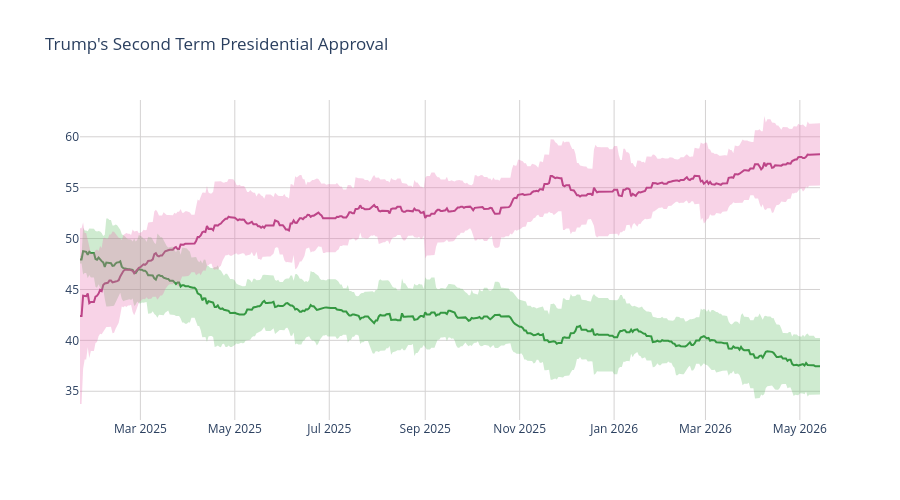

The notebook cell saved with this chart:
### Code cell
disappr_ci_hex = "#e86eaf"
appr_ci_hex = "#60be65"
disappr_ci_rgba = "rgba(232, 110, 175, 0.3)"
appr_ci_rgba = "rgba(96, 190, 101, 0.3)"
grid_col = "#d4d2d2"


# Approve
fig = go.Figure(go.Scatter(
    x=pres['end_date'],
    y=pres['approve'],
    hovertemplate="%{y:.2f}%",
    name="<b>Approve</b>",
    line=dict(color="#228833"),
    showlegend=False
))

# Disapprove
fig.add_trace(go.Scatter(
    x=pres['end_date'],
    y=pres['disapprove'],
    hovertemplate="%{y:.2f}%",
    name="<b>Disapprove</b>",
    line=dict(color="#aa3377"),
    showlegend=False
    )
)

# Approve CI
fig.add_traces([

    # Upper bound
    go.Scatter(
        x=pres['end_date'],
        y=pres['approve_upper_ci'],
        marker=dict(color=appr_ci_hex),
        line=dict(width=0),
        mode='lines',
        showlegend=False,
        hoverinfo="skip"
    ),

    # Lower bound
    go.Scatter(
        x=pres['end_date'],
        y=pres['approve_lower_ci'],
        marker=dict(color=appr_ci_hex),
        line=dict(width=0),
        mode='lines',
        fillcolor=appr_ci_rgba,
        fill="tonexty",
        showlegend=False,
        hoverinfo="skip"
    )
])

# Disapprove CI
fig.add_traces([

    # Upper bound
    go.Scatter(
        x=pres['end_date'],
        y=pres['disapprove_upper_ci'],
        marker=dict(color=disappr_ci_hex),
        line=dict(width=0),
        mode='lines',
        showlegend=False,
        hoverinfo="skip"
    ),

    # Lower bound
    go.Scatter(
        x=pres['end_date'],
        y=pres['disapprove_lower_ci'],
        marker=dict(color=disappr_ci_hex),
        line=dict(width=0),
        mode='lines',
        fillcolor=disappr_ci_rgba,
        fill="tonexty",
        showlegend=False,
        hoverinfo="skip"
    )
])

fig.update_layout(
    title=dict(text="Trump's Second Term Presidential Approval"),
    hovermode="x"
)

fig.update_xaxes(gridcolor=grid_col)
fig.update_yaxes(gridcolor=grid_col)

fig.update_layout(hovermode="x", hoverlabel_align="right", plot_bgcolor="rgba(0, 0, 0, 0)", height=500)
fig.show()

### Figure 1 — Plotly figure (JSON) as saved in the notebook; plotly's stock layout.template omitted (floating-point values rounded to 4 significant figures; data arrays with more than 128 entries replaced by an {"elided": "..."} marker saying what was removed)
{"data": [{"hovertemplate": "%{y:.2f}%", "line": {"color": "#228833"}, "name": "<b>Approve</b>", "showlegend": false, "type": "scatter", "x": {"elided": "479 str values"}, "y": {"elided": "479 float values"}}, {"hovertemplate": "%{y:.2f}%", "line": {"color": "#aa3377"}, "name": "<b>Disapprove</b>", "showlegend": false, "type": "scatter", "x": {"elided": "479 str values"}, "y": {"elided": "479 float values"}}, {"hoverinfo": "skip", "line": {"width": 0}, "marker": {"color": "#60be65"}, "mode": "lines", "showlegend": false, "type": "scatter", "x": {"elided": "479 str values"}, "y": {"elided": "479 float values"}}, {"fill": "tonexty", "fillcolor": "rgba(96, 190, 101, 0.3)", "hoverinfo": "skip", "line": {"width": 0}, "marker": {"color": "#60be65"}, "mode": "lines", "showlegend": false, "type": "scatter", "x": {"elided": "479 str values"}, "y": {"elided": "479 float values"}}, {"hoverinfo": "skip", "line": {"width": 0}, "marker": {"color": "#e86eaf"}, "mode": "lines", "showlegend": false, "type": "scatter", "x": {"elided": "479 str values"}, "y": {"elided": "479 float values"}}, {"fill": "tonexty", "fillcolor": "rgba(232, 110, 175, 0.3)", "hoverinfo": "skip", "line": {"width": 0}, "marker": {"color": "#e86eaf"}, "mode": "lines", "showlegend": false, "type": "scatter", "x": {"elided": "479 str values"}, "y": {"elided": "479 float values"}}], "layout": {"height": 500, "hoverlabel": {"align": "right"}, "hovermode": "x", "plot_bgcolor": "rgba(0, 0, 0, 0)", "title": {"text": "Trump's Second Term Presidential Approval"}, "xaxis": {"gridcolor": "#d4d2d2"}, "yaxis": {"gridcolor": "#d4d2d2"}}}
